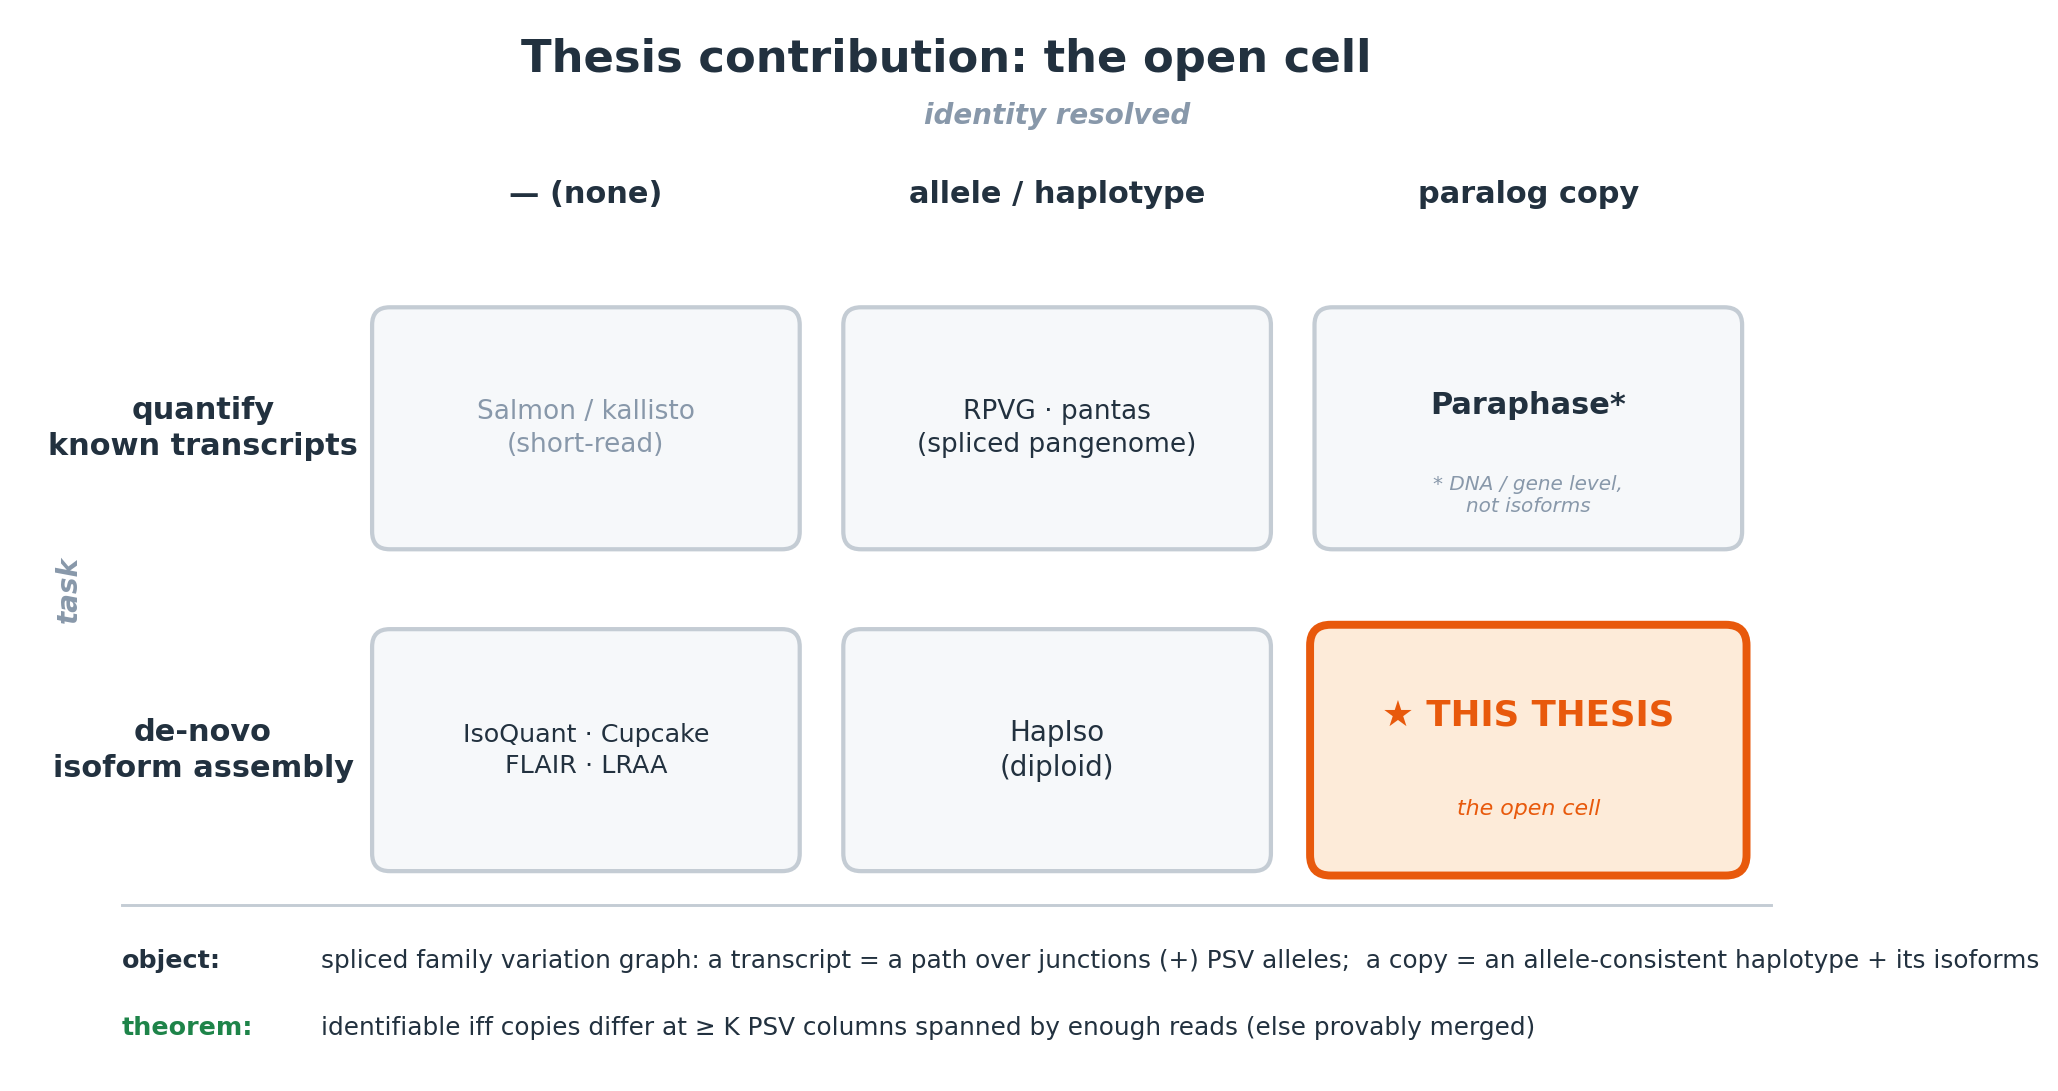

Reproduce this figure in Python.
import matplotlib
matplotlib.use("Agg")
import matplotlib.pyplot as plt
from matplotlib.patches import FancyBboxPatch

# ---- Palette (shared style guide) ----
NAVY = "#22313f"
GRAY = "#8898aa"
ORANGE = "#e8590c"
GREEN = "#1e8449"

CELL_FILL = "#f6f8fa"
CELL_EDGE = "#c4ccd4"
ORANGE_FILL = "#fdebd9"

plt.rcParams["font.family"] = "DejaVu Sans"

fig, ax = plt.subplots(figsize=(12.6, 7.2))
ax.set_xlim(0, 126)
ax.set_ylim(0, 72)
ax.axis("off")

# ===================== Grid geometry =====================
# 3 columns (identity resolved), 2 rows (task)
COL_X = [38.5, 70.5, 102.5]          # centers of the 3 data columns
COL_LABELS = ["— (none)", "allele / haplotype", "paralog copy"]
ROW_Y = [44.0, 22.0]                 # centers: top = quantify, bottom = de-novo
ROW_LABELS = ["quantify\nknown transcripts", "de-novo\nisoform assembly"]

CW = 29.0   # cell width
CH = 16.5   # cell height
HDR_Y = 60.0          # column header row y
ROWHDR_X = 12.5       # row header x

def cell(cx, cy, w, h, lines, fill, edge, lw=1.6, rounding=1.2):
    p = FancyBboxPatch((cx - w / 2.0, cy - h / 2.0), w, h,
                       boxstyle=f"round,pad=0.02,rounding_size={rounding}",
                       linewidth=lw, edgecolor=edge, facecolor=fill, zorder=3)
    ax.add_patch(p)
    return p

# ===================== Title =====================
ax.text(63, 69.2, "Thesis contribution: the open cell",
        ha="center", va="center", color=NAVY, fontsize=17, fontweight="bold")

# ===================== Axis super-labels =====================
# Top axis caption (columns)
ax.text((COL_X[0] + COL_X[-1]) / 2.0, 65.4, "identity resolved",
        ha="center", va="center", color=GRAY, fontsize=10.5,
        fontweight="bold", style="italic")
# Left axis caption (rows) -- rotated
ax.text(3.4, (ROW_Y[0] + ROW_Y[1]) / 2.0, "task", rotation=90,
        ha="center", va="center", color=GRAY, fontsize=10.5,
        fontweight="bold", style="italic")

# ===================== Column headers =====================
for x, lab in zip(COL_X, COL_LABELS):
    ax.text(x, HDR_Y, lab, ha="center", va="center", color=NAVY,
            fontsize=11.5, fontweight="bold")

# ===================== Row headers =====================
for y, lab in zip(ROW_Y, ROW_LABELS):
    ax.text(ROWHDR_X, y, lab, ha="center", va="center", color=NAVY,
            fontsize=11.5, fontweight="bold", linespacing=1.3)

# ===================== Cell contents =====================
# format: (row_idx, col_idx) -> dict
# row 0 = quantify, row 1 = de-novo

def draw_cell(ri, ci, lines, tcolor=NAVY, fill=CELL_FILL, edge=CELL_EDGE,
              fs=10.0, weight="normal", lw=1.6, sub=None, sub_color=GRAY):
    cx = COL_X[ci]
    cy = ROW_Y[ri]
    cell(cx, cy, CW, CH, lines, fill, edge, lw=lw)
    if sub is not None:
        # main text nudged up, footnote below
        ax.text(cx, cy + 1.6, lines, ha="center", va="center", color=tcolor,
                fontsize=fs, fontweight=weight, linespacing=1.3, zorder=4)
        ax.text(cx, cy - 4.6, sub, ha="center", va="center", color=sub_color,
                fontsize=7.6, style="italic", linespacing=1.2, zorder=4)
    else:
        ax.text(cx, cy, lines, ha="center", va="center", color=tcolor,
                fontsize=fs, fontweight=weight, linespacing=1.35, zorder=4)

# --- top row: quantify ---
# (quantify, none) -- muted slate
draw_cell(0, 0, "Salmon / kallisto\n(short-read)",
          tcolor=GRAY, fs=10.0)
# (quantify, allele)
draw_cell(0, 1, "RPVG · pantas\n(spliced pangenome)",
          tcolor=NAVY, fs=10.0)
# (quantify, paralog copy) -- Paraphase with footnote
draw_cell(0, 2, "Paraphase*",
          tcolor=NAVY, fs=11.5, weight="bold",
          sub="* DNA / gene level,\nnot isoforms")

# --- bottom row: de-novo ---
# (de-novo, none)
draw_cell(1, 0, "IsoQuant · Cupcake\nFLAIR · LRAA",
          tcolor=NAVY, fs=9.6)
# (de-novo, allele)
draw_cell(1, 1, "HapIso\n(diploid)",
          tcolor=NAVY, fs=10.5)
# (de-novo, paralog copy) -- THE highlighted cell
cx = COL_X[2]
cy = ROW_Y[1]
cell(cx, cy, CW + 0.6, CH + 0.6, "", ORANGE_FILL, ORANGE, lw=3.0, rounding=1.4)
ax.text(cx, cy + 2.4, "★ THIS THESIS", ha="center", va="center",
        color=ORANGE, fontsize=13.5, fontweight="bold", zorder=5)
ax.text(cx, cy - 4.0, "the open cell", ha="center", va="center",
        color=ORANGE, fontsize=8.4, style="italic", zorder=5)

# ===================== BOTTOM STRIP =====================
STRIP_TOP = 11.4
# thin separator rule
ax.plot([7, 119], [STRIP_TOP, STRIP_TOP], color=CELL_EDGE, lw=1.1, zorder=1)

# object line
ax.text(7, 7.6,
        "object:",
        ha="left", va="center", color=NAVY, fontsize=9.6, fontweight="bold")
ax.text(20.5, 7.6,
        "spliced family variation graph: a transcript = a path over junctions (+) PSV alleles;  "
        "a copy = an allele-consistent haplotype + its isoforms",
        ha="left", va="center", color=NAVY, fontsize=9.4)

# theorem line
ax.text(7, 3.0,
        "theorem:",
        ha="left", va="center", color=GREEN, fontsize=9.6, fontweight="bold")
ax.text(20.5, 3.0,
        "identifiable iff copies differ at ≥ K PSV columns spanned by enough reads "
        "(else provably merged)",
        ha="left", va="center", color=NAVY, fontsize=9.4)

plt.savefig("/mnt/c/Users/jfris/Desktop/Rustle/bench/readcoherence_fig/fig9_contribution.png",
            dpi=190, bbox_inches="tight", facecolor="white")
print("done")
